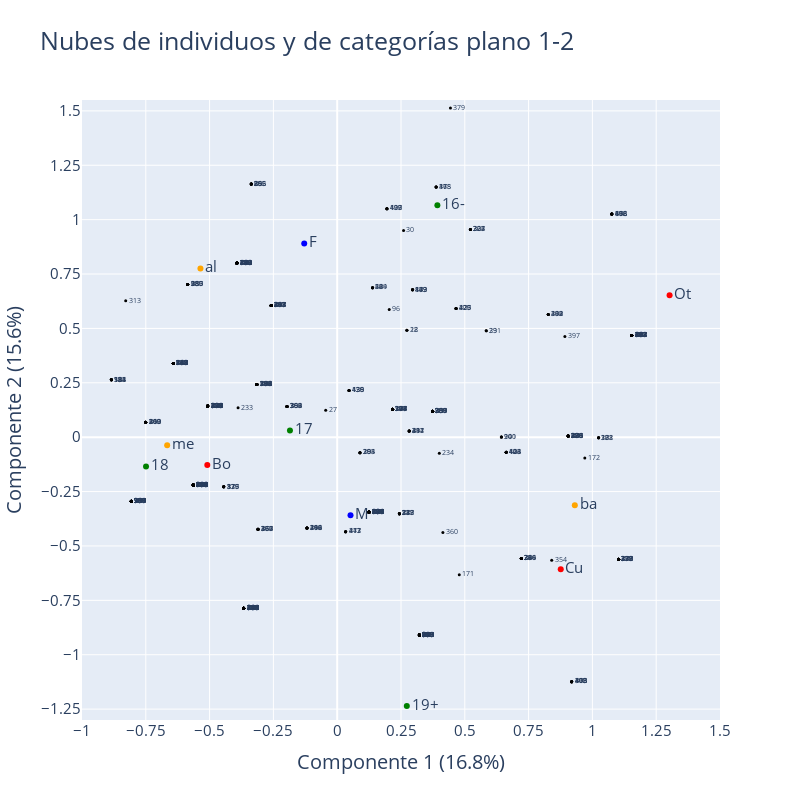

The notebook cell this image was saved under:
### Markdown cell above
### Nubes de individuos y de categorías el plano factorial 1-2

### Code cell
# Crear la figura
fig = go.Figure()

# Agregar la nube de individuos en el plano 1-2
fig.add_trace(go.Scatter(x=row_coordinates_Z['Componente 1'], y=row_coordinates_Z['Componente 2'],
                         mode='markers+text', text=row_coordinates_Z.index,
                         marker=dict(size=3, color=[colors.get(x, 'black') for x in row_coordinates_Z.index]),
                         textposition='middle right',
                         name='Nube de individuos',
                         textfont=dict(size=7)))

# Definir los colores para las categorías
colors = {'F':'blue','M':'blue','16-':'green','17':'green','18':'green','19+':'green',
          'al':'orange','ba':'orange','me':'orange','Bo':'red','Cu':'red','Ot':'red'}

# Agregar la nube de categorías en el plano 1-2
fig.add_trace(go.Scatter(x=column_coordinates_Z['Componente 1'], y=column_coordinates_Z['Componente 2'],
                         mode='markers+text', text=column_coordinates_Z.index,
                         marker=dict(size=6, color=[colors.get(x, 'black') for x in column_coordinates_Z.index]),
                         textposition='middle right',
                         name='Nube de categorías plano 1-2',
                         textfont=dict(size=15)))

# Actualizar el diseño de la figura
fig.update_layout(width=800, height=800,
                  title='Nubes de individuos y de categorías plano 1-2',
                  xaxis=dict(dtick=0.25, range=[-1,1.5], title='Componente 1 (16.8%)',
                             title_font=dict(size=20), tickfont=dict(size=15)),
                  yaxis=dict(dtick=0.25, range=[-1.3,1.55], title='Componente 2 (15.6%)',
                             title_font=dict(size=20), tickfont=dict(size=15)),
                  title_font=dict(size=25),
                  showlegend=False)

# Mostrar la figura
fig.show()

### Figure 1 — Plotly figure (JSON) as saved in the notebook; plotly's stock layout.template omitted (floating-point values rounded to 4 significant figures; data arrays with more than 128 entries replaced by an {"elided": "..."} marker saying what was removed)
{"data": [{"marker": {"color": {"elided": "445 str values"}, "size": 3}, "mode": "markers+text", "name": "Nube de individuos", "text": {"elided": "445 int values"}, "textfont": {"size": 7}, "textposition": "middle right", "type": "scatter", "x": {"elided": "445 float values"}, "y": {"elided": "445 float values"}}, {"marker": {"color": ["blue", "blue", "green", "green", "green", "green", "orange", "orange", "orange", "red", "red", "red"], "size": 6}, "mode": "markers+text", "name": "Nube de categorías plano 1-2", "text": ["F", "M", "16-", "17", "18", "19+", "al", "ba", "me", "Bo", "Cu", "Ot"], "textfont": {"size": 15}, "textposition": "middle right", "type": "scatter", "x": [-0.1292, 0.05217, 0.3926, -0.1851, -0.7491, 0.2728, -0.5359, 0.9311, -0.6663, -0.5091, 0.8759, 1.302], "y": [0.8899, -0.3593, 1.066, 0.03121, -0.1352, -1.236, 0.7755, -0.3128, -0.03687, -0.1273, -0.6068, 0.6526]}], "layout": {"height": 800, "showlegend": false, "title": {"font": {"size": 25}, "text": "Nubes de individuos y de categorías plano 1-2"}, "width": 800, "xaxis": {"dtick": 0.25, "range": [-1, 1.5], "tickfont": {"size": 15}, "title": {"font": {"size": 20}, "text": "Componente 1 (16.8%)"}}, "yaxis": {"dtick": 0.25, "range": [-1.3, 1.55], "tickfont": {"size": 15}, "title": {"font": {"size": 20}, "text": "Componente 2 (15.6%)"}}}}
